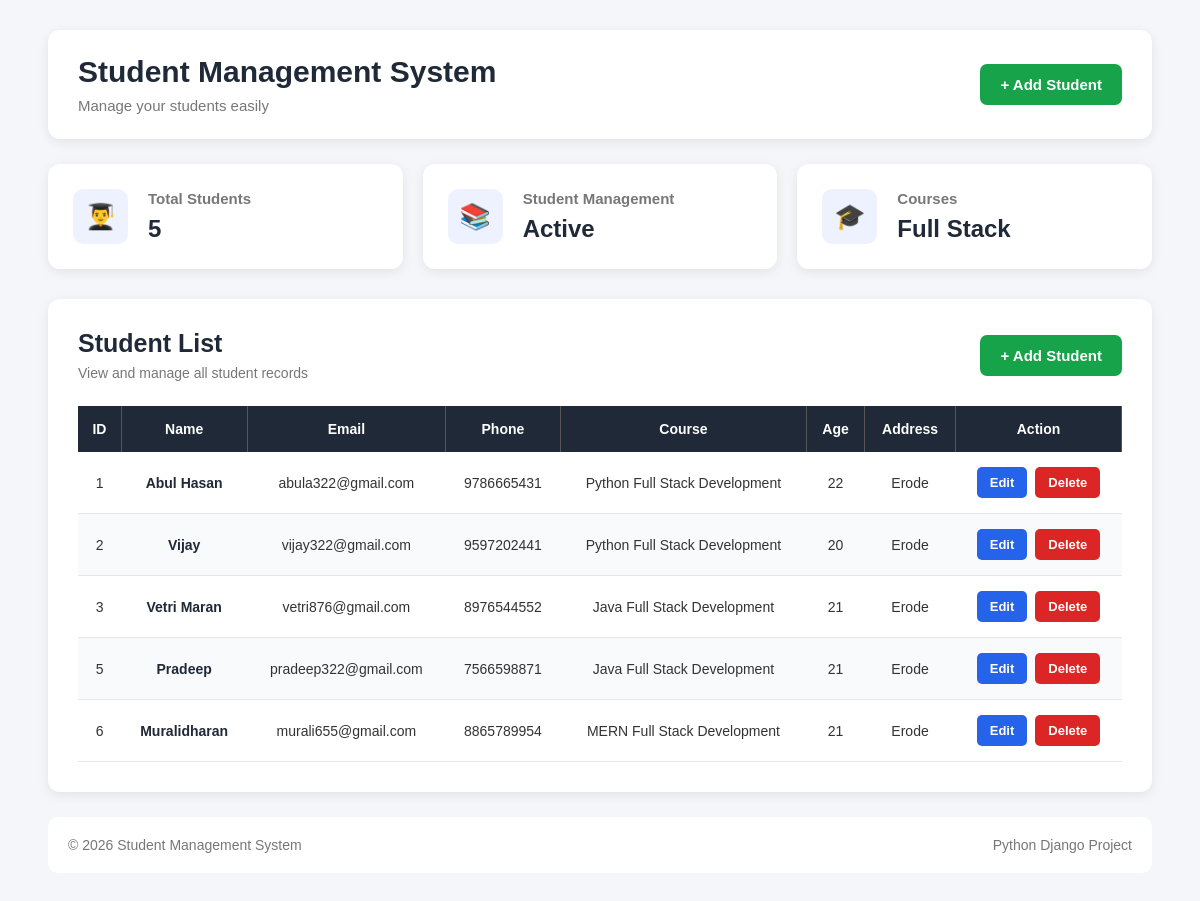
The page / on the database its author committed.
### students/models.py (models this page shows, shortened)
class Student(models.Model):
    name = models.CharField(max_length=100)
    email = models.EmailField()
    phone = models.CharField(max_length=15)
    course = models.CharField(max_length=100)
    age = models.IntegerField(default=0)
    address = models.TextField()
    created_at = models.DateTimeField(default=None, null=True, blank=True)

### students/views.py (the view)
# urls.py: path('', views.dashboard, name='student_list'),
def dashboard(request):
    students = Student.objects.all()
    return render(
        request,
        "students/dashboard.html",
        {
            "students": students
        }
    )

### students/templates/students/dashboard.html (shortened to what this page needs)
{% load static %}
<!DOCTYPE html>
<html lang="en">
<head>
    <link rel="stylesheet" href="{% static 'style.css' %}">
</head>
<body>
    <div class="container">
        <header class="header">
            <div class="header-left">
                <h1>Student Management System</h1>
                <p>Manage your students easily</p>
            </div>
            <div class="header-right">
                <a href="{% url 'add_student' %}" class="add-btn">
                    + Add Student
                </a>
            </div>
        </header>
        <section class="dashboard-cards">
            <div class="dashboard-card">
                <div class="card-icon">
                    👨‍🎓
                </div>
                <div class="card-content">
                    <h3>Total Students</h3>
                    <p>{{ students|length }}</p>
                </div>
            </div>
            <div class="dashboard-card">
                <div class="card-icon">
                    📚
                </div>
                <div class="card-content">
                    <h3>Student Management</h3>
                    <p>Active</p>
                </div>
            </div>
            <div class="dashboard-card">
                <div class="card-icon">
                    🎓
                </div>
                <div class="card-content">
                    <h3>Courses</h3>
                    <p>Full Stack</p>
                </div>
            </div>
        </section>
        <section class="student-section">
            <div class="section-header">
                <div>
                    <h2>Student List</h2>
                    <p>View and manage all student records</p>
                </div>
                <a href="{% url 'add_student' %}" class="add-btn">
                    + Add Student
                </a>
            </div>
            <div class="table-container">
                <table>
                    <thead>
                        <tr>
                            <th>ID</th>
                            <th>Name</th>
                            <th>Email</th>
                            <th>Phone</th>
                            <th>Course</th>
                            <th>Age</th>
                            <th>Address</th>
                            <th>Action</th>
                        </tr>
                    </thead>
                    <tbody>
                        {% for student in students %}
                        <tr>
                            <td>
                                {{ student.id }}
                            </td>
                            <td>
                                <div class="student-name">
                                    {{ student.name }}
                                </div>
                            </td>
                            <td>
                                {{ student.email }}
                            </td>
                            <td>
                                {{ student.phone }}
                            </td>
                            <td>
                                {{ student.course }}
                            </td>
                            <td>
                                {{ student.age }}
                            </td>
                            <td>
                                {{ student.address }}
                            </td>
                            <td>
                                <div class="action-buttons">
                                    <a href="{% url 'edit_student' student.id %}"
                                       class="edit-btn">
                                        Edit
                                    </a>
                                    <a href="{% url 'delete_student' student.id %}"
                                       class="delete-btn"
                                       onclick="return confirm('Are you sure you want to delete this student?');">
                                        Delete
                                    </a>
                                </div>
                            </td>
                        </tr>
                        {% empty %}
                        <tr>
                            <td colspan="8" class="no-students">
                                No students found.
                            </td>
                        </tr>
                        {% endfor %}
                    </tbody>
                </table>
            </div>
        </section>
        <footer class="footer">
            <p>
                © 2026 Student Management System
            </p>
            <p>
                Python Django Project
            </p>
        </footer>
    </div>
</body>
</html>

### students/static/style.css (style rules this page uses)
* { margin: 0; padding: 0; box-sizing: border-box; }
body { font-family: Arial, Helvetica, sans-serif; background: #f4f6f9; color: #333; }
.container { width: 92%; max-width: 1400px; margin: 30px auto; }
.header { background: white; padding: 25px 30px; border-radius: 12px; display: flex; justify-content: space-between; align-items: center; box-shadow: 0 3px 12px rgba(0, 0, 0, 0.08); margin-bottom: 25px; }
.header-left h1 { font-size: 30px; color: #1f2937; margin-bottom: 8px; }
.header-left p { color: #777; font-size: 15px; }
.header-right { display: flex; align-items: center; }
.add-btn { display: inline-block; background: #16a34a; color: white; text-decoration: none; padding: 12px 20px; border-radius: 7px; font-size: 15px; font-weight: bold; transition: 0.3s; }
.dashboard-cards { display: grid; grid-template-columns: repeat(3, 1fr); gap: 20px; margin-bottom: 30px; }
.dashboard-card { background: white; padding: 25px; border-radius: 12px; display: flex; align-items: center; gap: 20px; box-shadow: 0 3px 12px rgba(0, 0, 0, 0.08); }
.card-icon { width: 55px; height: 55px; background: #eef2ff; border-radius: 10px; display: flex; justify-content: center; align-items: center; font-size: 25px; }
.card-content h3 { font-size: 15px; color: #777; margin-bottom: 8px; }
.card-content p { font-size: 24px; font-weight: bold; color: #1f2937; }
.student-section { background: white; padding: 30px; border-radius: 12px; box-shadow: 0 3px 12px rgba(0, 0, 0, 0.08); }
.section-header { display: flex; justify-content: space-between; align-items: center; margin-bottom: 25px; }
.section-header h2 { font-size: 25px; color: #1f2937; margin-bottom: 7px; }
.section-header p { color: #777; font-size: 14px; }
.table-container { width: 100%; overflow-x: auto; }
table { width: 100%; border-collapse: collapse; min-width: 900px; }
thead { background: #1f2937; }
th { color: white; padding: 15px 12px; text-align: center; font-size: 14px; border-right: 1px solid #555; }
td { padding: 15px 12px; text-align: center; border-bottom: 1px solid #e5e7eb; font-size: 14px; }
tbody tr:nth-child(even) { background: #f9fafb; }
.student-name { font-weight: bold; color: #1f2937; }
.action-buttons { display: flex; justify-content: center; gap: 8px; }
.edit-btn, .delete-btn { display: inline-block; text-decoration: none; padding: 8px 13px; border-radius: 5px; color: white; font-size: 13px; font-weight: bold; transition: 0.3s; }
.edit-btn { background: #2563eb; }
.delete-btn { background: #dc2626; }
.footer { margin-top: 25px; padding: 20px; background: white; border-radius: 10px; display: flex; justify-content: space-between; color: #777; font-size: 14px; }

### rows shown on the page
Student: id "1", name "Abul Hasan", email "abula322@gmail.com", phone "9786665431", course "Python Full Stack Development", age "22", address "Erode"
Student: id "2", name "Vijay", email "vijay322@gmail.com", phone "9597202441", course "Python Full Stack Development", age "20", address "Erode"
Student: id "3", name "Vetri Maran", email "vetri876@gmail.com", phone "8976544552", course "Java Full Stack Development", age "21", address "Erode"
Student: id "5", name "Pradeep", email "pradeep322@gmail.com", phone "7566598871", course "Java Full Stack Development", age "21", address "Erode"
Student: id "6", name "Muralidharan", email "murali655@gmail.com", phone "8865789954", course "MERN Full Stack Development", age "21", address "Erode"

### other values the page prints
{{ students|length }} "5"
